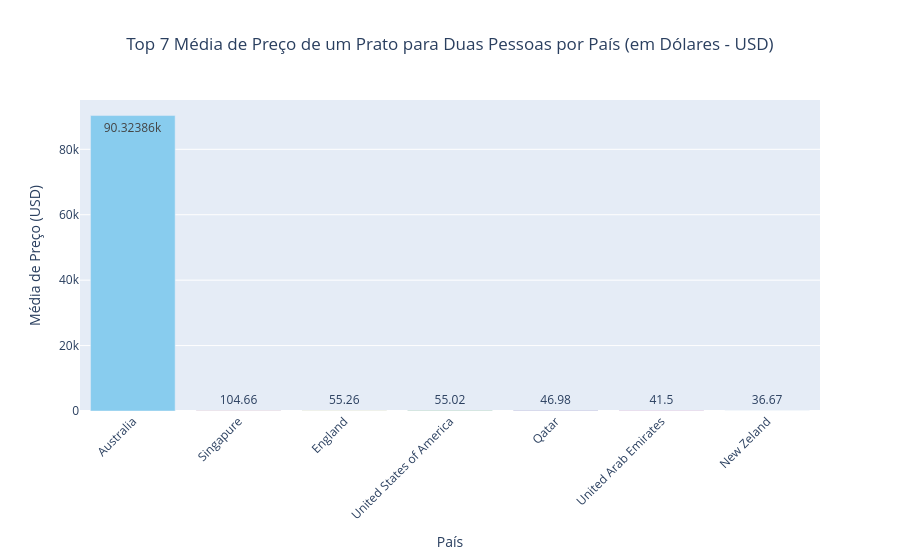

This figure's notebook cell:
### Markdown cell above
## Top 7 Média de Preço de Um Prato Para Duas Pessoas Por País

### Code cell
# 1. Usando a sua referência, agrupando e calculando a média em USD
pais_valor_medio_prato_2_pessoas = (
    df.groupby("country")["average_cost_for_two_cost_in_usd"]
    .mean()
    .round(2) # Arredonda para 2 casas decimais para o gráfico ficar limpo
    .reset_index(name="media_preco_usd") # Dando um nome mais curto para facilitar
    .sort_values(by="media_preco_usd", ascending=False)
)

# 2. Pegando o Top 7
top_7_preco_pais_usd = pais_valor_medio_prato_2_pessoas.head(7)

# 3. Criando o gráfico
fig = px.bar(
    top_7_preco_pais_usd, 
    x="country", 
    y="media_preco_usd", 
    title="Top 7 Média de Preço de um Prato para Duas Pessoas por País (em Dólares - USD)",
    labels={
        "country": "País", 
        "media_preco_usd": "Média de Preço (USD)"
    },
    text_auto=True,
    color="country", 
    color_discrete_sequence=px.colors.qualitative.Safe 
)

# 4. Ajustando o visual
fig.update_layout(
    xaxis_tickangle=-45, 
    title_x=0.5,
    showlegend=False,
    xaxis_categoryorder='total descending' # Força a ordem decrescente
)

# 5. Exibindo o gráfico
fig.show()

### Figure 1 — Plotly figure (JSON) as saved in the notebook; plotly's stock layout.template omitted (floating-point values rounded to 4 significant figures)
{"data": [{"hovertemplate": "País=%{x}<br>Média de Preço (USD)=%{y}<extra></extra>", "legendgroup": "Australia", "marker": {"color": "rgb(136, 204, 238)", "pattern": {"shape": ""}}, "name": "Australia", "orientation": "v", "showlegend": true, "textposition": "auto", "texttemplate": "%{y}", "type": "bar", "x": ["Australia"], "xaxis": "x", "y": [90320.0], "yaxis": "y"}, {"hovertemplate": "País=%{x}<br>Média de Preço (USD)=%{y}<extra></extra>", "legendgroup": "Singapure", "marker": {"color": "rgb(204, 102, 119)", "pattern": {"shape": ""}}, "name": "Singapure", "orientation": "v", "showlegend": true, "textposition": "auto", "texttemplate": "%{y}", "type": "bar", "x": ["Singapure"], "xaxis": "x", "y": [104.7], "yaxis": "y"}, {"hovertemplate": "País=%{x}<br>Média de Preço (USD)=%{y}<extra></extra>", "legendgroup": "England", "marker": {"color": "rgb(221, 204, 119)", "pattern": {"shape": ""}}, "name": "England", "orientation": "v", "showlegend": true, "textposition": "auto", "texttemplate": "%{y}", "type": "bar", "x": ["England"], "xaxis": "x", "y": [55.26], "yaxis": "y"}, {"hovertemplate": "País=%{x}<br>Média de Preço (USD)=%{y}<extra></extra>", "legendgroup": "United States of America", "marker": {"color": "rgb(17, 119, 51)", "pattern": {"shape": ""}}, "name": "United States of America", "orientation": "v", "showlegend": true, "textposition": "auto", "texttemplate": "%{y}", "type": "bar", "x": ["United States of America"], "xaxis": "x", "y": [55.02], "yaxis": "y"}, {"hovertemplate": "País=%{x}<br>Média de Preço (USD)=%{y}<extra></extra>", "legendgroup": "Qatar", "marker": {"color": "rgb(51, 34, 136)", "pattern": {"shape": ""}}, "name": "Qatar", "orientation": "v", "showlegend": true, "textposition": "auto", "texttemplate": "%{y}", "type": "bar", "x": ["Qatar"], "xaxis": "x", "y": [46.98], "yaxis": "y"}, {"hovertemplate": "País=%{x}<br>Média de Preço (USD)=%{y}<extra></extra>", "legendgroup": "United Arab Emirates", "marker": {"color": "rgb(170, 68, 153)", "pattern": {"shape": ""}}, "name": "United Arab Emirates", "orientation": "v", "showlegend": true, "textposition": "auto", "texttemplate": "%{y}", "type": "bar", "x": ["United Arab Emirates"], "xaxis": "x", "y": [41.5], "yaxis": "y"}, {"hovertemplate": "País=%{x}<br>Média de Preço (USD)=%{y}<extra></extra>", "legendgroup": "New Zeland", "marker": {"color": "rgb(68, 170, 153)", "pattern": {"shape": ""}}, "name": "New Zeland", "orientation": "v", "showlegend": true, "textposition": "auto", "texttemplate": "%{y}", "type": "bar", "x": ["New Zeland"], "xaxis": "x", "y": [36.67], "yaxis": "y"}], "layout": {"barmode": "relative", "legend": {"title": {"text": "País"}, "tracegroupgap": 0}, "showlegend": false, "title": {"text": "Top 7 Média de Preço de um Prato para Duas Pessoas por País (em Dólares - USD)", "x": 0.5}, "xaxis": {"anchor": "y", "categoryarray": ["Australia", "Singapure", "England", "United States of America", "Qatar", "United Arab Emirates", "New Zeland"], "categoryorder": "total descending", "domain": [0, 1], "tickangle": -45, "title": {"text": "País"}}, "yaxis": {"anchor": "x", "domain": [0, 1], "title": {"text": "Média de Preço (USD)"}}}}
